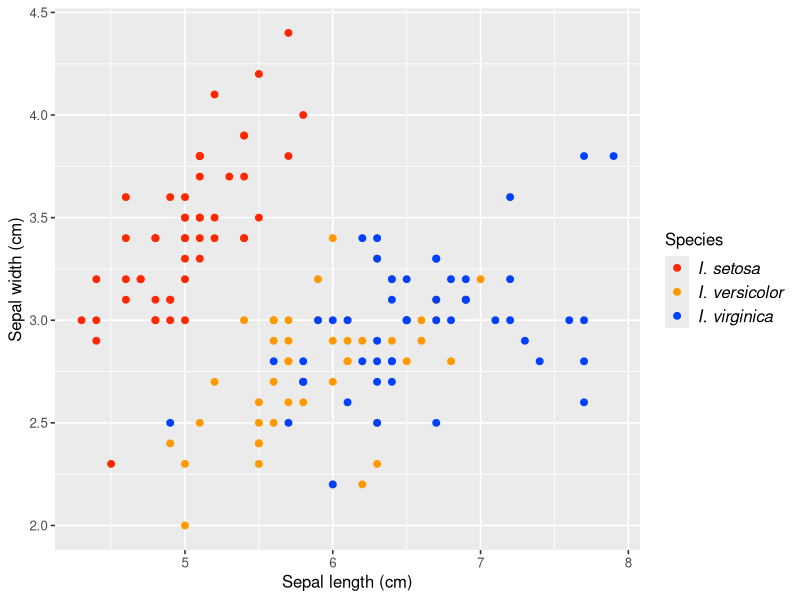
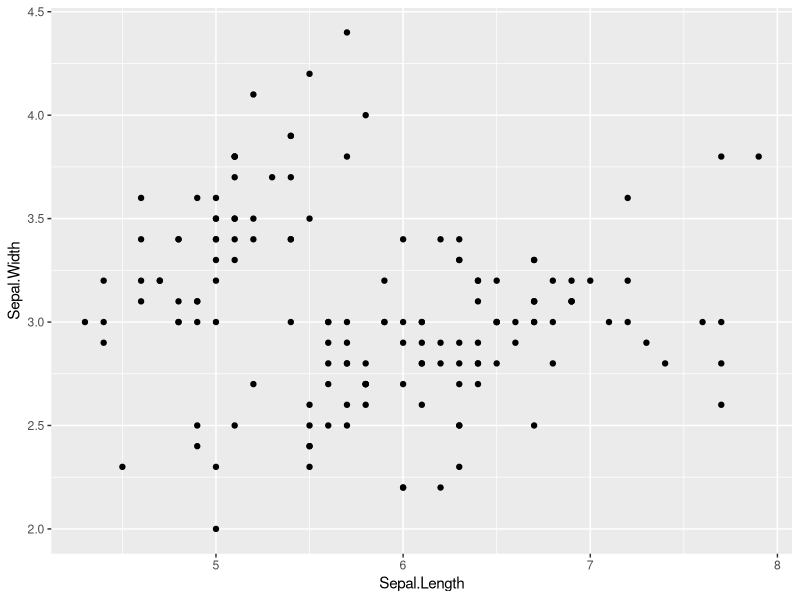
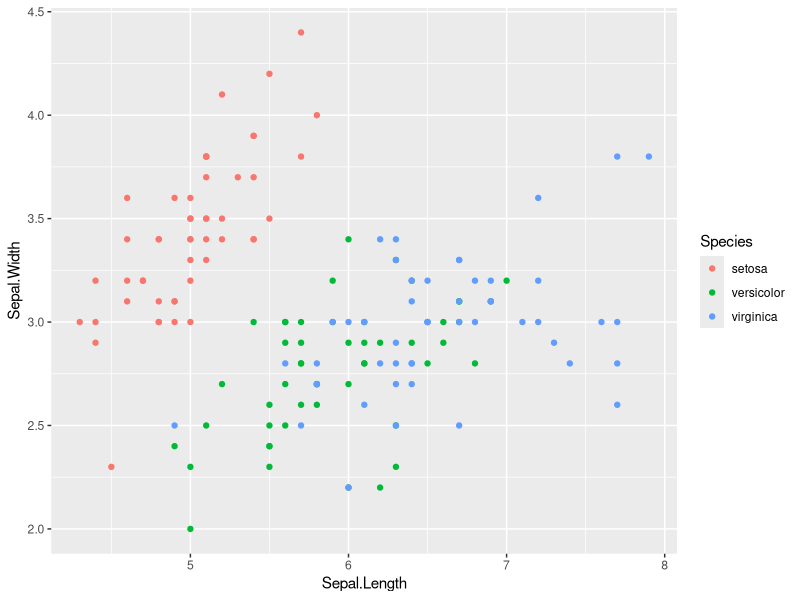
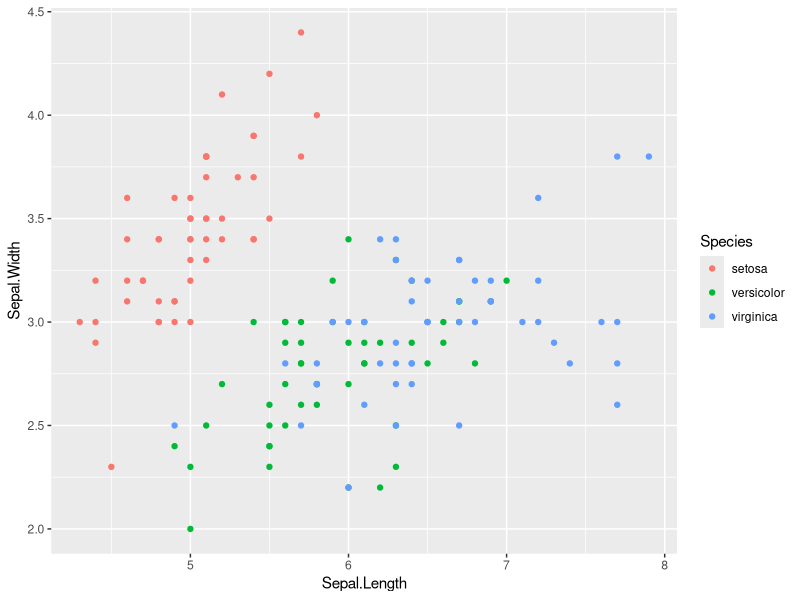
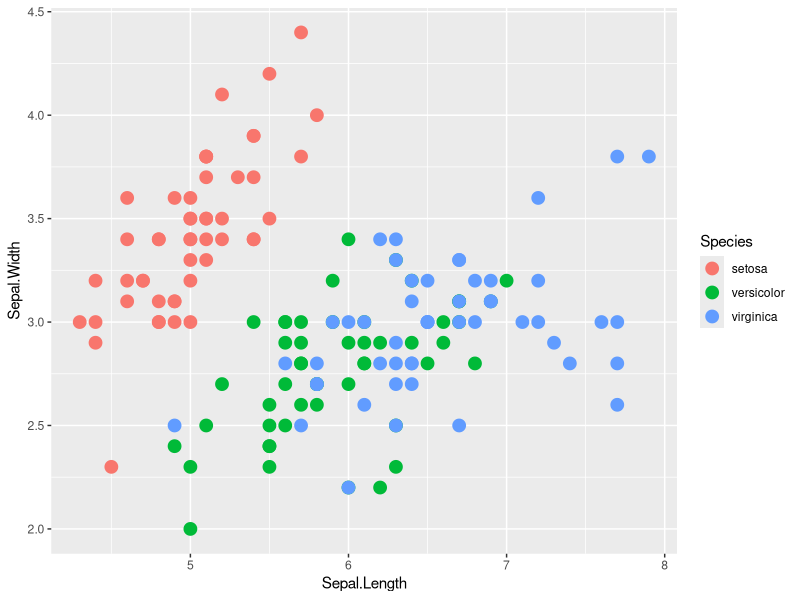
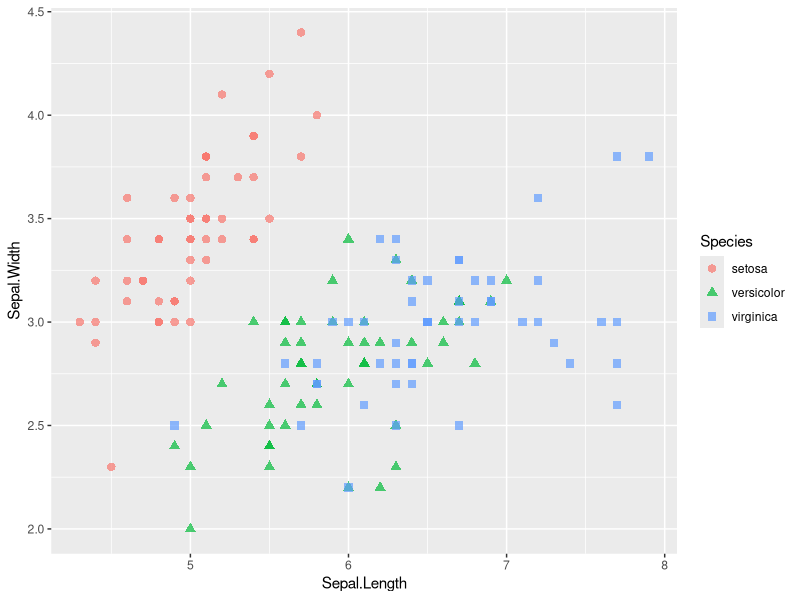
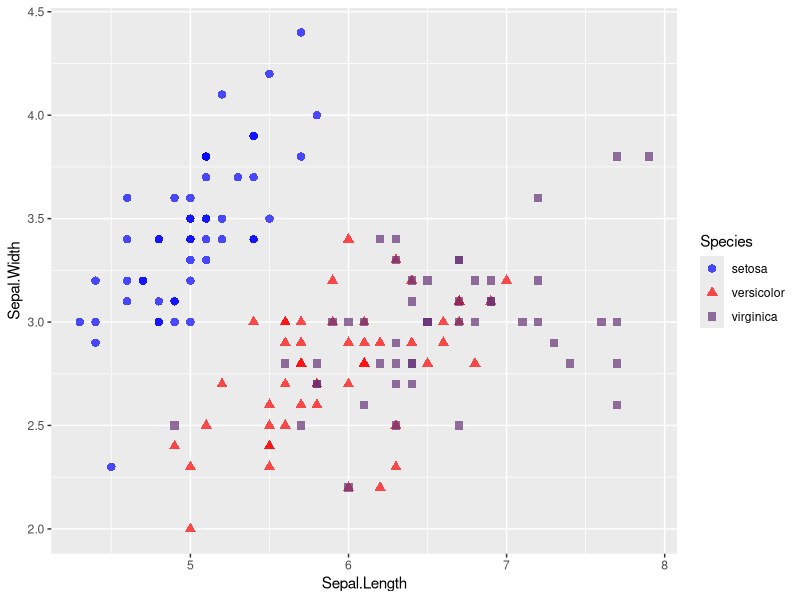
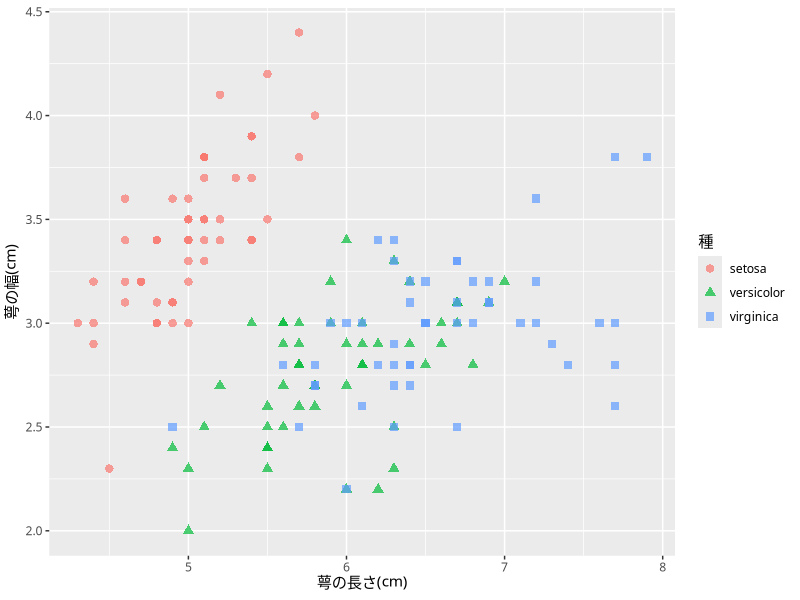

Generate these figures, in order, with R:
## ---- chunk 1
knitr::opts_chunk$set(echo = FALSE)
#knitr::opts_chunk$set(dev="cairo_pdf", dev.args=list(family='Helvetica'))
knitr::opts_chunk$set(dev='png')
knitr::opts_chunk$set(dpi=200)
library(ggplot2)
library(dplyr)
## ---- chunk 2
ggplot(data = iris,
       mapping = aes(x = Sepal.Length, y = Sepal.Width,
                     colour = Species)) +
  geom_point(size = 2) +
  scale_colour_manual(labels = c("I. setosa", "I. versicolor", "I. virginica"),
                      values = c("#ff2800", "#ff9900", "#0041ff"),
                      guide = guide_legend(label.hjust = 0)) +
  labs(x = "Sepal length (cm)", y = "Sepal width (cm)") +
  theme_grey(base_family = "Helvetica", base_size = 12) +
  theme(legend.text = element_text(face = "italic", size = 12))
## ---- chunk 3
data(iris)
head(iris)
## ---- chunk 4
p <- ggplot(data = iris,
            mapping = aes(x = Sepal.Length,
                          y = Sepal.Width))
## ---- chunk 5
p + geom_point()
## ---- chunk 6
p + geom_point(mapping = aes(colour = Species))
## ---- chunk 7
ggplot(data = iris,
       mapping = aes(x = Sepal.Length, y = Sepal.Width, colour = Species)) +
  geom_point()
## ---- chunk 8
p + geom_point(aes(colour = Species), size = 4)
## ---- chunk 9
p2 <- p + geom_point(aes(colour = Species, shape = Species),
                     size = 2.5, alpha = 0.7)
print(p2)
## ---- chunk 10
p2 + scale_colour_manual(values = c("blue", "red", "#663377"))
## ---- chunk 11
p2 + labs(x = "萼の長さ(cm)", y = "萼の幅(cm)") +
  scale_colour_discrete(name = "種") +  scale_shape_discrete(name = "種") +
  theme_grey(base_family = "IPAexGothic")
## ---- chunk 12
p2 + labs(x = "萼の長さ(cm)", y = "萼の幅(cm)") +
  scale_colour_discrete(name = "種",
                        labels = c("甲", "乙", "丙")) +
  scale_shape_discrete(name = "種",
                       labels = c("甲", "乙", "丙")) +
  theme_grey(base_family = "IPAexGothic")
## ---- chunk 13
p2 + xlim(4, 8) + ylim(1, 5)
## ---- chunk 14
p2 +
  scale_x_log10(limits = c(2, 8), breaks = c(2, 4, 8)) +
  scale_y_log10(limits = c(2, 8), breaks = c(2, 4, 8))
## ---- chunk 15
p + geom_point() + facet_wrap(~ Species)
## ---- chunk 16
p2 + theme_bw()
## ---- chunk 17
p2 + theme_classic()
## ---- chunk 18
p2 + theme_bw() +
  theme(legend.position = "bottom",
        legend.text = element_text(colour="grey20",
                                   face = "italic", size = 10))
## ---- chunk 19
p <- ggplot(data = iris,
            mapping = aes(x = Sepal.Length, y = Sepal.Width,
                     colour = Species, shape = Species)) +
  geom_point(size = 2.5, alpha = 0.7) +
  labs(x = "Sepal length (cm)", y = "Sepal width (cm)") +
  xlim(4, 8) + ylim(2, 5) +
  theme_bw(base_family = "Helvetica", base_size = 12) +
  theme(legend.direction = "horizontal",
        legend.position = c(0.975, 0.975), legend.justification = c(1, 1),
        legend.background = element_rect(colour = "black", fill="white"),
        legend.text = element_text(face = "italic", size = 10))
## ---- chunk 20
print(p)
## ---- chunk 21
ggplot(data = iris) +
  geom_boxplot(aes(x = Species, y = Sepal.Width))
## ---- chunk 22
ggplot(data = iris) +
  geom_histogram(aes(x = Sepal.Length, fill = Species),
                 binwidth = 0.5)
## ---- chunk 23
ggplot(data = iris) +
  geom_histogram(aes(x = Sepal.Length, fill = Species),
                 binwidth = 0.5, position = "dodge")
## ---- chunk 24
p <- ggplot(data = iris) +
  geom_density(aes(x = Sepal.Length, fill = Species), alpha = 0.5)
print(p)
## ---- chunk 25
p + theme(legend.position = "none") +
  annotate("text", x = 5, y = 0.6, label = "setosa") +
  annotate("text", x = 5.8, y = 0.53, label = "versicolor") +
  annotate("text", x = 6.5, y = 0.56, label = "virginica")
## ---- chunk 26
set.seed(1)
x <- rep(NA, 20)
x[1] <- 0
for (t in 2:20)
  x[t] <- x[t - 1] + rnorm(1, 0, 1)
## ---- chunk 27
p <- ggplot(data.frame(t = 1:20, x = x), aes(t, x))
p + geom_line()
## ---- chunk 28
p + geom_line() + geom_point(size = 3)
## ---- chunk 29

## ---- chunk 30
set.seed(1)
h <- hist(rnorm(400, 0, 1), plot = FALSE)
p <- ggplot(data.frame(x = h$mids, y = h$density), aes(x, y)) +
  geom_bar(stat = "identity", fill = "gray50")
print(p)
## ---- chunk 31
p + stat_function(fun = dnorm, args = list(mean = 0, sd = 1),
                  geom = "line", size = 1.5) 
